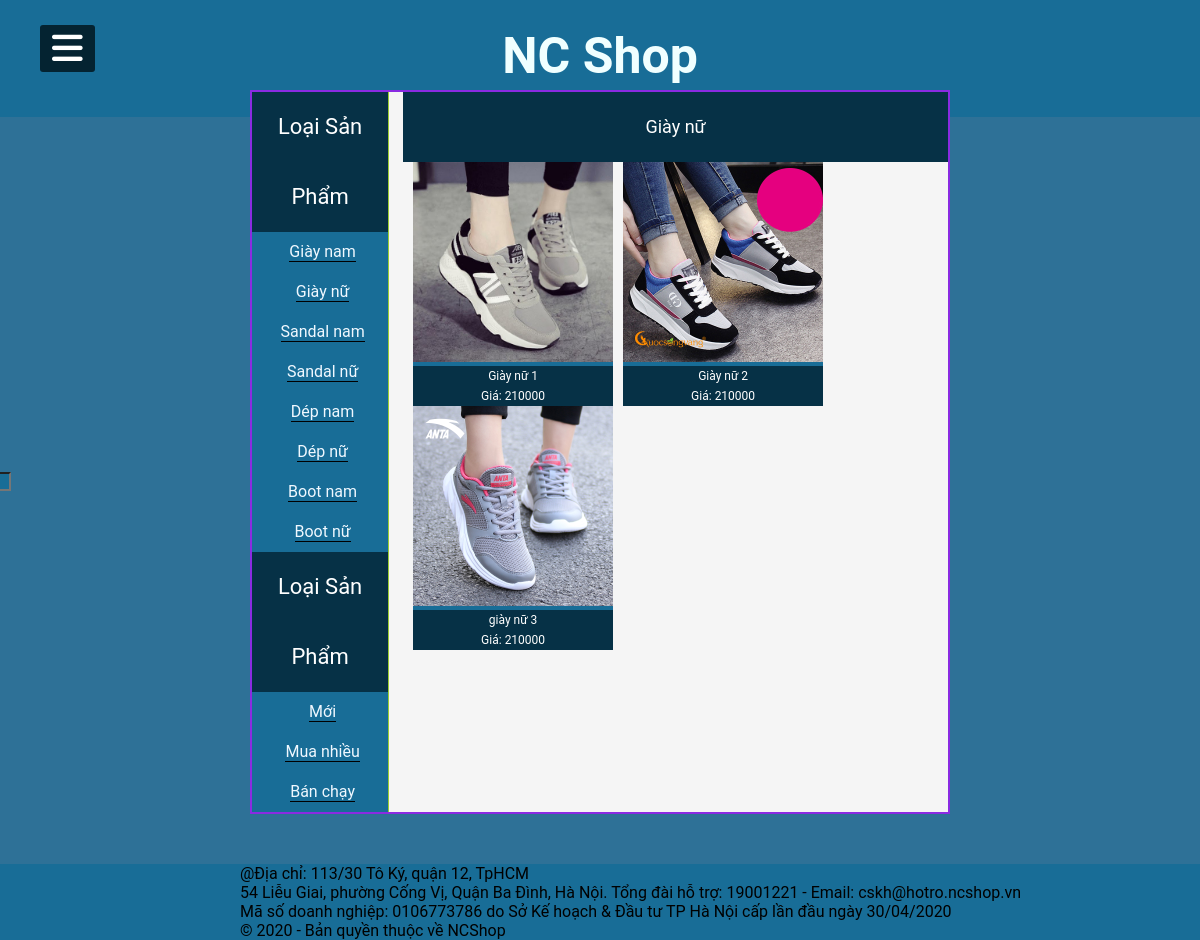
Page /index.php?xem=chitietloaisanpham&id=49 on the committed database.
### tables this page shows
CREATE TABLE `loaisp` (
  `id_loaisp` int(11) NOT NULL,
  `tenloaisp` varchar(255) NOT NULL,
  `thutu` int(100) NOT NULL
);

CREATE TABLE `chitietsp` (
  `id_sp` int(11) NOT NULL,
  `tensp` varchar(255) NOT NULL,
  `hinhanh` varchar(100) NOT NULL,
  `gia` int(100) NOT NULL,
  `mota` longtext NOT NULL,
  `id_loaisp` int(100) NOT NULL,
  `thutusp` int(100) NOT NULL
);

### modules/left/danhsach.php (the view)
<?php
    $sql_loaisp="SELECT * from loaisp";
    $query=mysqli_query($conn,$sql_loaisp);
?>
                <div class="danhsachsanpham">
                <p>Loại Sản Phẩm</p>
                    <ul>
                    <?php
                        while($dong_loaisp=mysqli_fetch_array($query)){
                    ?>
                        <li>
                            <a href="index.php?xem=chitietloaisanpham&id=<?php echo $dong_loaisp['id_loaisp'] ?>"><?php echo $dong_loaisp['tenloaisp']?></a>
                        </li>
                    <?php
                        }
                    ?>
                    </ul>
                </div>
                <div class="danhsachsanpham">
                <p>Loại Sản Phẩm</p>
                    <ul>
                        <li>
                            <a href="#">Mới</a>
                        </li>
                        <li>
                            <a href="#">Mua nhiều</a>
                        </li>
                        <li>
                            <a href="#">Bán chạy</a>
                        </li>
                    </ul>
                </div>

### modules/right/chitietloaisanpham.php
<?php
    $sql_chitiet="SELECT * from chitietsp where id_loaisp='$_GET[id]'";
    $query=mysqli_query($conn,$sql_chitiet);
?>
<?php
    $sql_loaisp="SELECT * from loaisp where id_loaisp='$_GET[id]'";
    $query_loaisp=mysqli_query($conn,$sql_loaisp);
    $dong_loaisp=mysqli_fetch_array($query_loaisp);
?>
<div class="loaisp"><p><?php echo $dong_loaisp['tenloaisp']?></p></div>
<div class="all">
    <ul>
    <?php
        while($dong_chitiet=mysqli_fetch_array($query)){
    ?>
        <li>
            <a href="index.php?xem=chitietsanpham&id=<?php echo $dong_chitiet['id_sp']?>">
            <img src="admincp/modules/quanlychitietsp/uploads/<?php echo $dong_chitiet['hinhanh']?>" alt="" width="200" height="200">
            <p><?php echo $dong_chitiet['tensp']?></p>
            <p>Giá: <?php echo $dong_chitiet['gia']?></p>
            </a>
        </li>
        <?php
        }
        ?>
    </ul>
</div>

### index.css (style rules this page uses)
body { font-family: 'Roboto',sans-serif; }
* { margin: 0; padding: 0; list-style: none; text-decoration: none; background-color: #186d97; }
.danhsachsanpham ul { width: 100%; height: auto; list-style: none; }
.danhsachsanpham p { font-size: 22px; color: white; text-align: center; line-height: 70px; background: #063146; }
.danhsachsanpham ul li { margin-left: 5px; text-align: center; }
.danhsachsanpham ul a { text-decoration: none; color: aliceblue; line-height: 40px; border-bottom: 1px solid black; box-sizing: border-box; }
.all ul { width: 100%; list-style: none; }
.all ul li { width: 200px; height: auto; text-align: center; float: left; margin-left: 10px; }
.all p { font-size: 12px; color: white; text-align: center; line-height: 20px; background: #063146; }
.all ul li a { text-decoration: none; }
.loaisp p { font-size: 18px; color: white; text-align: center; line-height: 70px; background: #063146; }

### rows in the picture
loaisp: tenloaisp "Giày nam"
loaisp: tenloaisp "Giày nữ"
loaisp: tenloaisp "Sandal nam"
loaisp: tenloaisp "Sandal nữ"
loaisp: tenloaisp "Dép nam"
loaisp: tenloaisp "Dép nữ"
loaisp: tenloaisp "Boot nam"
loaisp: tenloaisp "Boot nữ"
chitietsp: hinhanh (picture), tensp "Giày nữ 1", gia "210000"
chitietsp: hinhanh (picture), tensp "Giày nữ 2", gia "210000"
chitietsp: hinhanh (picture), tensp "giày nữ 3", gia "210000"
